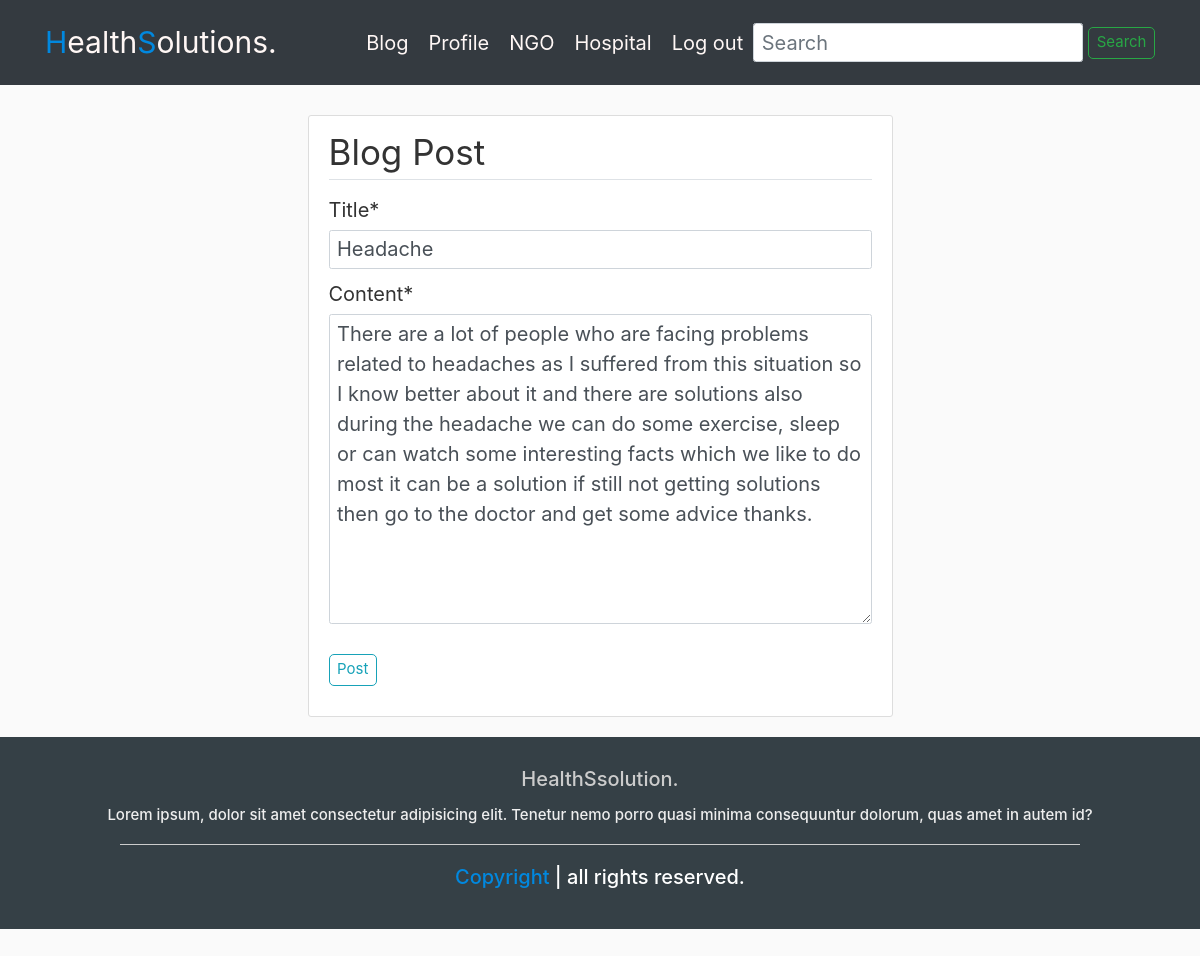
Screenshot of /blog/post/12/update/ (signed in) with the database file from the repository.
### blog/models.py (models this page shows, shortened)
class Post(models.Model):
    title = models.CharField(max_length=100)
    content = models.TextField()
    date_posted = models.DateTimeField(default=timezone.now)
    author = models.ForeignKey(User, on_delete=models.CASCADE)

### blog/views.py (the view, shortened to what this page needs)
# urls.py: path('post/<int:pk>/update/', PostUpdateView.as_view(), name='post-update'),
class PostUpdateView(LoginRequiredMixin, UserPassesTestMixin, UpdateView):
    model = Post
    fields = ['title', 'content']
    def test_func(self):
        post = self.get_object()
        if self.request.user == post.author:
            return True
        return False

### blog/templates/blog/post_form.html (shortened to what this page needs)
{% extends "blog/base.html" %}
{% load static %}
{% load crispy_forms_tags %}
{% block content %}
    <div class="content-section-blog" style="width:50%;">
        <form method="POST">
            <fieldset class="form-group">
                <legend class="border-bottom mb-4">Blog Post</legend>
                {{ form|crispy }}
            </fieldset>
            <div class="form-group">
                <button class="btn btn-outline-info" type="submit">Post</button>
            </div>
        </form>
    </div>
{% endblock content %}

### blog/static/main.css (style rules this page uses)
:root { --blue: #0188DF; --black: #354046; }
html { font-size: 62.5%; overflow-x: hidden; }
.btn { font-size: 1.5rem; text-transform: capitalize; border-radius: 0.5rem; margin: 1rem 0; }
body { background: #fafafa; color: #333333; overflow-x: hidden; height: 100vh; }
.content-section-blog { width:50%; background: #ffffff; padding: 10px 20px; border: 1px solid #dddddd; border-radius: 3px; margin-bottom: 20px; font-size: 20px; margin-right: auto; margin-left: auto; }
legend { display: block; width: 100%; max-width: 100%; padding: 0; margin-bottom: 0.5rem; font-size: 3.5rem; }
.form-control { display: block; width: 100%; padding: 0.375rem 0.75rem; font-size: 2rem; line-height: 1.5; color: #495057; background-color: #fff; background-clip: padding-box; border: 1px solid #ced4da; border-radius: 0.25rem; transition: border-color .15s ease-in-out,box-shadow .15s ease-in-out; }

### rows the page displays
Post: title "Headache", content "There are a lot of people who are facing problems related to headaches as I suffered from this situation so I know better about it and there are solutions also during the headache we can do some exercise, sleep or can watch some interesting facts which we like to do most it can be a solution if still not getting solutions then go to the doctor and get some advice thanks."
